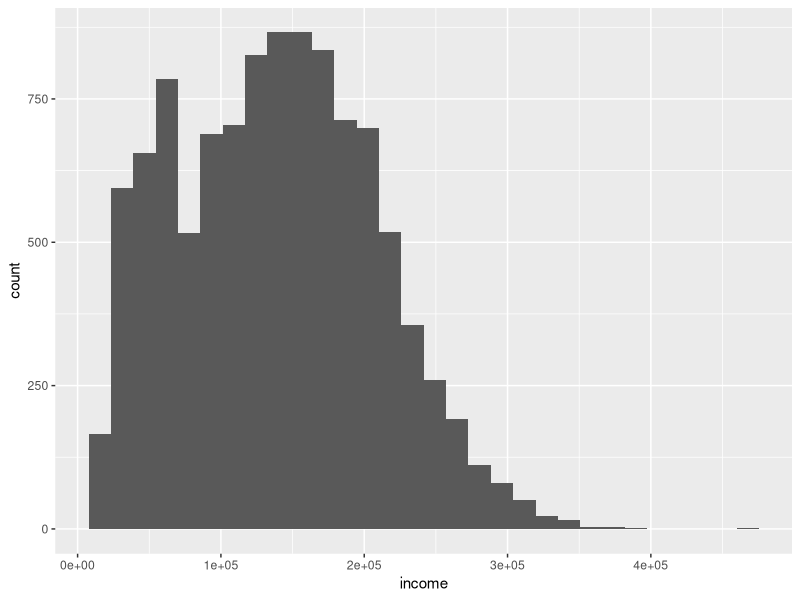
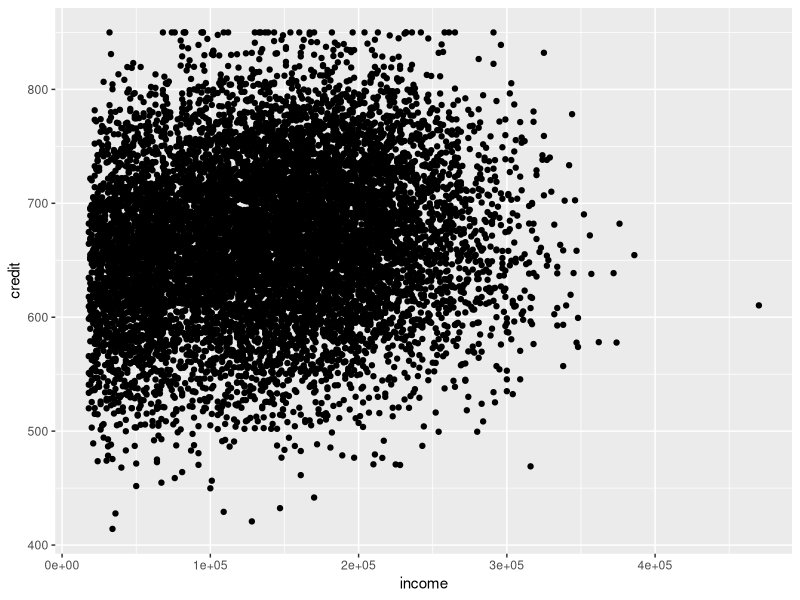
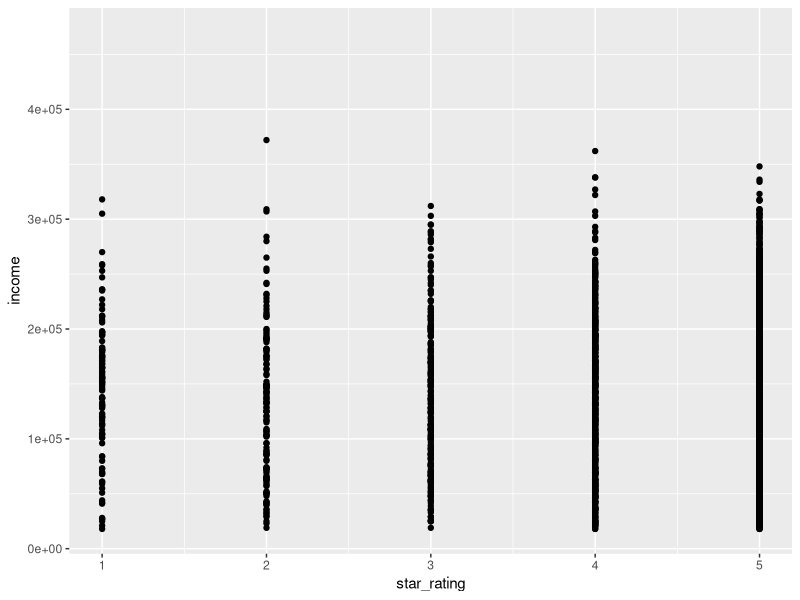
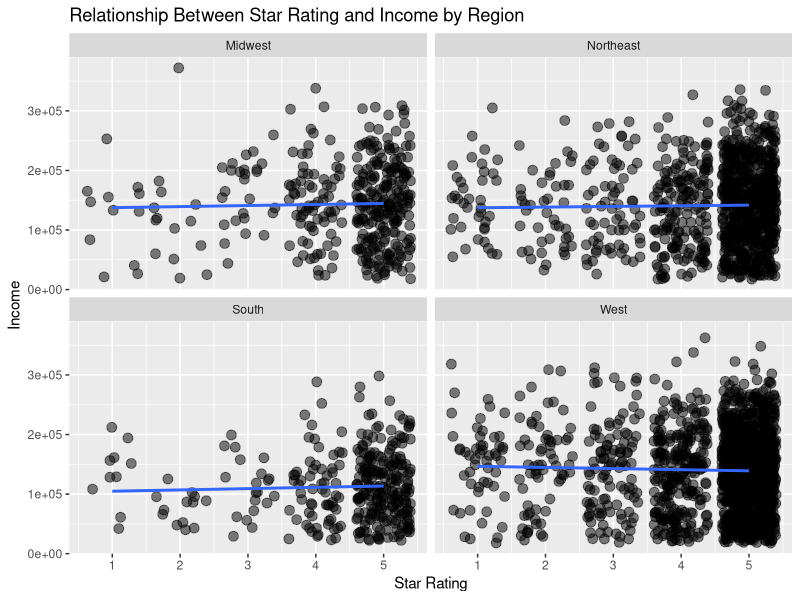
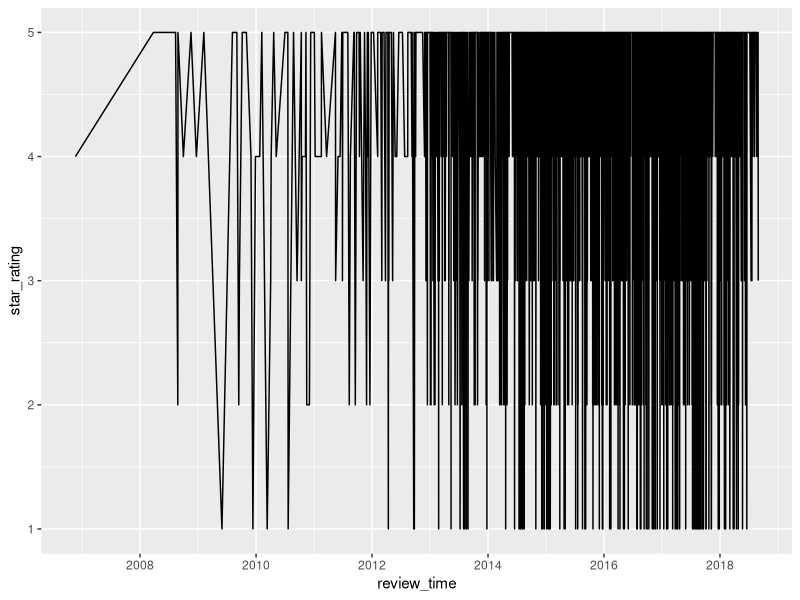
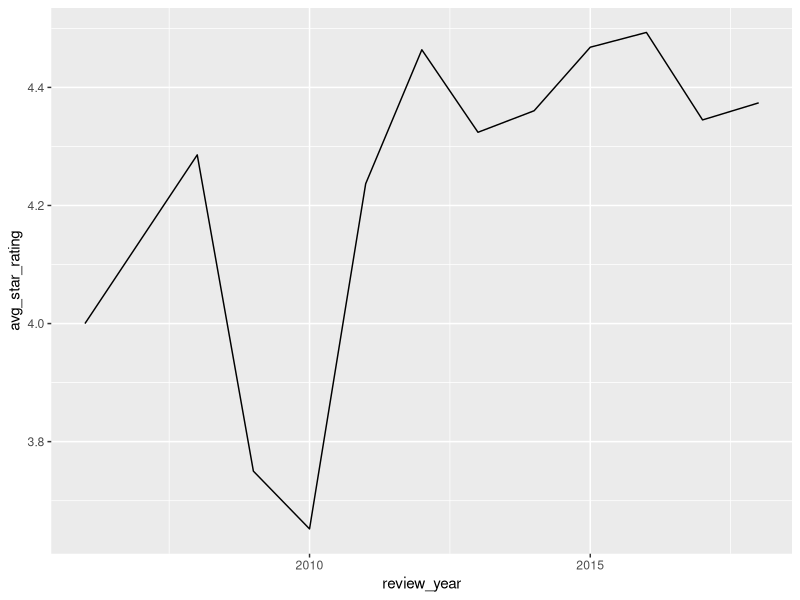
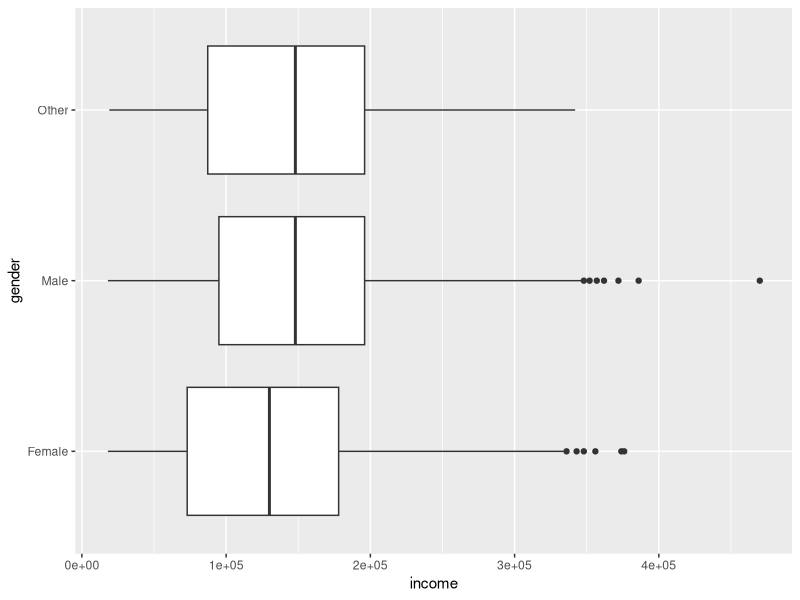
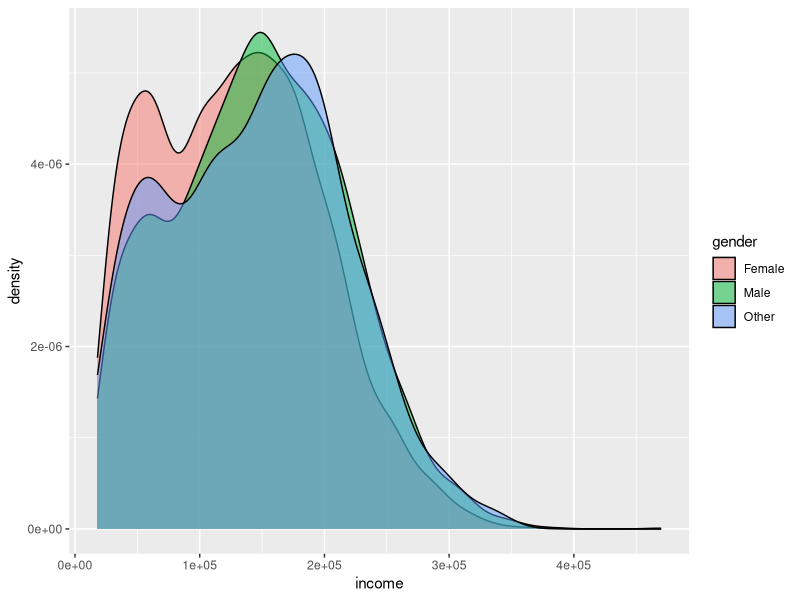

These charts were generated, in order, by the following R code:
## ---- chunk 1

# Load the tidyverse.

library(tidyverse)
## ---- chunk 2

# Read in the customer data (make sure it's in your working directory).

customer_data <- read_csv("customer_data.csv", show_col_types = FALSE)
## ---- chunk 3

# This code calculates the mean income, and displays it as a data frame with one column and one value.

customer_data |>
  summarize(avg_income = mean(income))
## ---- chunk 4

# This code displays a data frame with two columns, one for average income and one for average credit.

customer_data |>
  summarize(
    avg_income = mean(income),
    avg_credit = mean(credit)
  )
## ---- chunk 5

# Write code that uses the customer data and the filter() and summarize() functions to display a data frame with the minimum, maximum, and median income for married customers.

## ---- chunk 6

# This code creates a histogram of the incomes from the customer data.

customer_data |> 
  ggplot(aes(x = income)) +
  geom_histogram()
## ---- chunk 7

# This code creates a scatterplot with income on the x-axis and credit on the      y-axis.

customer_data |> 
  ggplot(aes(x = income, y = credit)) +
  geom_point()
## ---- chunk 8

# This code creates a scatterplot with star_rating on the x-axis and income on the y-axis.

customer_data |> 
  ggplot(aes(x = star_rating, y = income)) +
  geom_point()
## ---- chunk 9

# This code creates an improved version of the last plot, with jittered and slightly transparent points, along with a trend line for each region.

customer_data |> 
  drop_na(star_rating) |> 
  ggplot(aes(x = star_rating, y = income)) +
  geom_jitter(size = 3, alpha = 0.5) +
  geom_smooth(method = "lm", se = FALSE) +
  facet_wrap(~ region) +
  labs(
    title = "Relationship Between Star Rating and Income by Region",
    x = "Star Rating",
    y = "Income"
  )

## ---- chunk 10

# This code displays a data frame with the number, average income, and average credit for each gender in the customer data.

customer_data |>
  group_by(gender) |>
  summarize(
    n = n(),
    avg_income = mean(income),
    avg_credit = mean(credit)
  )
## ---- chunk 11

# This code shows that group_by(gender) |> summarize (n = n()) does the same thing as count(gender).

customer_data |>
  group_by(gender) |>
  summarize(
    n = n()
  )
## ---- chunk 12

# This code shows that group_by(gender) |> summarize (n = n()) does the same thing as count(gender).

customer_data |>
  count(gender)
## ---- chunk 13

# This code groups by gender AND region and displays average incomes and credit for each combination. Then the rows are arranged from the group with the highest average income to the lowest.

customer_data |>
  group_by(gender, region) |>
  summarize(
    n = n(),
    avg_income = mean(income),
    avg_credit = mean(credit)
  ) |> 
  arrange(desc(avg_income))
## ---- chunk 14

# This code displays the top three customers with the highest income in each gender and region combination.

customer_data |>
  group_by(gender, region) |>
  slice_max(income, n = 3)
## ---- chunk 15

# This code uses the lubridate package to wrangle the review times into a more useable form, and saves them along with the star rating as rating_data.

rating_data <- customer_data |> 
  drop_na(star_rating) |> 
  select(review_time, star_rating) |> 
  mutate(review_time = mdy(review_time))

rating_data
## ---- chunk 16

# This code produces a line plot of the star rating over time.

rating_data |> 
  ggplot(aes(x = review_time, y = star_rating)) +
  geom_line()
## ---- chunk 17

# This code displays the average star rating for each year as a time series.

rating_data |> 
  mutate(review_year = year(review_time)) |> 
  group_by(review_year) |> 
  summarize(avg_star_rating = mean(star_rating)) |> 
  ggplot(aes(x = review_year, y = avg_star_rating)) +
  geom_line()
## ---- chunk 18

# This code creates boxplots that show the distribution of income for each gender in the data.

customer_data |> 
  ggplot(aes(x = income, y = gender)) +
  geom_boxplot()
## ---- chunk 19

# Create a box plot of the distribution of credit scores for the married vs. unmarried customers. Include labels and a title.

## ---- chunk 20

# This code creates density plots that show the distribution of income for each gender in the data.

customer_data |> 
  ggplot(aes(x = income, fill = gender)) +
  geom_density(alpha = 0.5)
